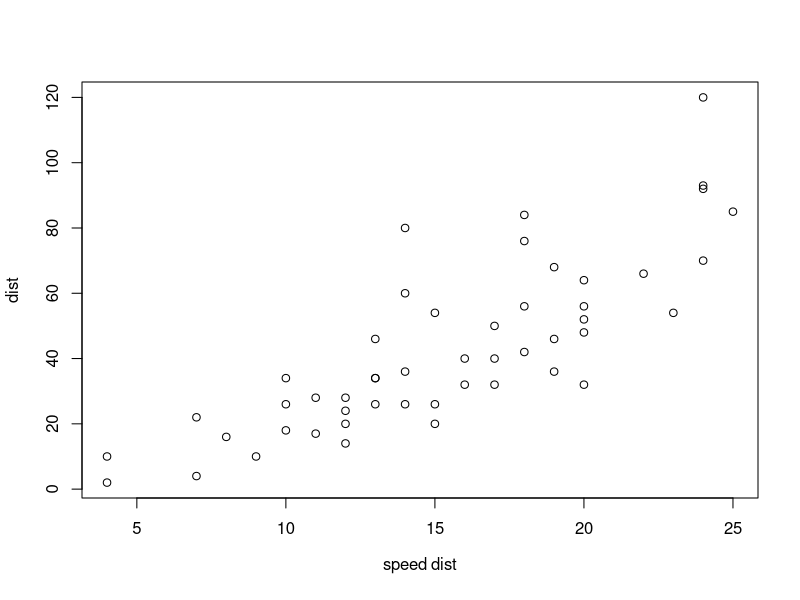

Write the R code that produced this figure.
## ---- chunk 1
knitr::opts_chunk$set(echo = TRUE)
## ---- chunk 2
data <- cars
## ---- chunk 3
plot(data, speed ~ dist)
## ---- chunk 4

